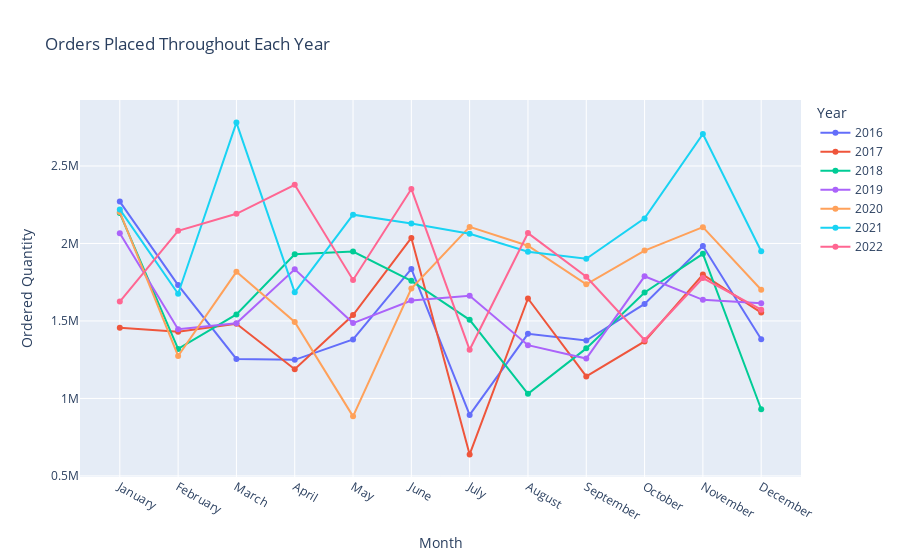

Here is the notebook cell this chart was saved with:
### Code cell
import plotly.graph_objects as go

df = pd.DataFrame(data_2016_2022)

# Group by Year and Month Name, then sum Ordered Quantity
grouped = df.groupby(['Year', 'Month Name'])['Ordered Quantity'].sum().unstack(level=0)

# Sorting the index to ensure months are in order
grouped = grouped.reindex(['January', 'February', 'March', 'April', 'May', 'June', 'July', 'August', 'September', 'October', 'November', 'December'])

# Plotting with Plotly
fig = go.Figure()

for year in grouped.columns:
    fig.add_trace(go.Scatter(x=grouped.index, y=grouped[year], mode='lines+markers', name=str(year)))

fig.update_layout(
    title='Orders Placed Throughout Each Year',
    xaxis_title='Month',
    yaxis_title='Ordered Quantity',
    xaxis=dict(tickmode='array', tickvals=list(grouped.index), ticktext=grouped.index),
    legend_title='Year'
)

fig.show()

### Figure 1 — Plotly figure (JSON) as saved in the notebook; plotly's stock layout.template omitted (floating-point values rounded to 4 significant figures)
{"data": [{"mode": "lines+markers", "name": "2016", "type": "scatter", "x": ["January", "February", "March", "April", "May", "June", "July", "August", "September", "October", "November", "December"], "y": [2270427, 1731900, 1254926, 1249180, 1381163, 1835457, 893646, 1416891, 1373372, 1610238, 1983898, 1382376]}, {"mode": "lines+markers", "name": "2017", "type": "scatter", "x": ["January", "February", "March", "April", "May", "June", "July", "August", "September", "October", "November", "December"], "y": [1455846, 1430572, 1481909, 1188681, 1538301, 2035576, 638857, 1645013, 1141792, 1368078, 1799468, 1554138]}, {"mode": "lines+markers", "name": "2018", "type": "scatter", "x": ["January", "February", "March", "April", "May", "June", "July", "August", "September", "October", "November", "December"], "y": [2196128, 1319640, 1542005, 1930836, 1947971, 1759003, 1507480, 1029590, 1323122, 1684024, 1932977, 930148]}, {"mode": "lines+markers", "name": "2019", "type": "scatter", "x": ["January", "February", "March", "April", "May", "June", "July", "August", "September", "October", "November", "December"], "y": [2066080, 1446474, 1484727, 1833191, 1486213, 1631606, 1663292, 1343636, 1257666, 1788129, 1636319, 1613508]}, {"mode": "lines+markers", "name": "2020", "type": "scatter", "x": ["January", "February", "March", "April", "May", "June", "July", "August", "September", "October", "November", "December"], "y": [2202880, 1274002, 1816939, 1493783, 884328, 1709705, 2107174, 1985745, 1736328, 1954321, 2105131, 1701608]}, {"mode": "lines+markers", "name": "2021", "type": "scatter", "x": ["January", "February", "March", "April", "May", "June", "July", "August", "September", "October", "November", "December"], "y": [2219860, 1675674, 2780127, 1684778, 2186045, 2128840, 2062394, 1946837, 1901662, 2161910, 2706787, 1950091]}, {"mode": "lines+markers", "name": "2022", "type": "scatter", "x": ["January", "February", "March", "April", "May", "June", "July", "August", "September", "October", "November", "December"], "y": [1625064, 2082097, 2191439, 2379068, 1764605, 2351846, 1313878, 2067128, 1785191, 1377403, 1777279, 1572576]}], "layout": {"legend": {"title": {"text": "Year"}}, "title": {"text": "Orders Placed Throughout Each Year"}, "xaxis": {"tickmode": "array", "ticktext": ["January", "February", "March", "April", "May", "June", "July", "August", "September", "October", "November", "December"], "tickvals": ["January", "February", "March", "April", "May", "June", "July", "August", "September", "October", "November", "December"], "title": {"text": "Month"}}, "yaxis": {"title": {"text": "Ordered Quantity"}}}}
